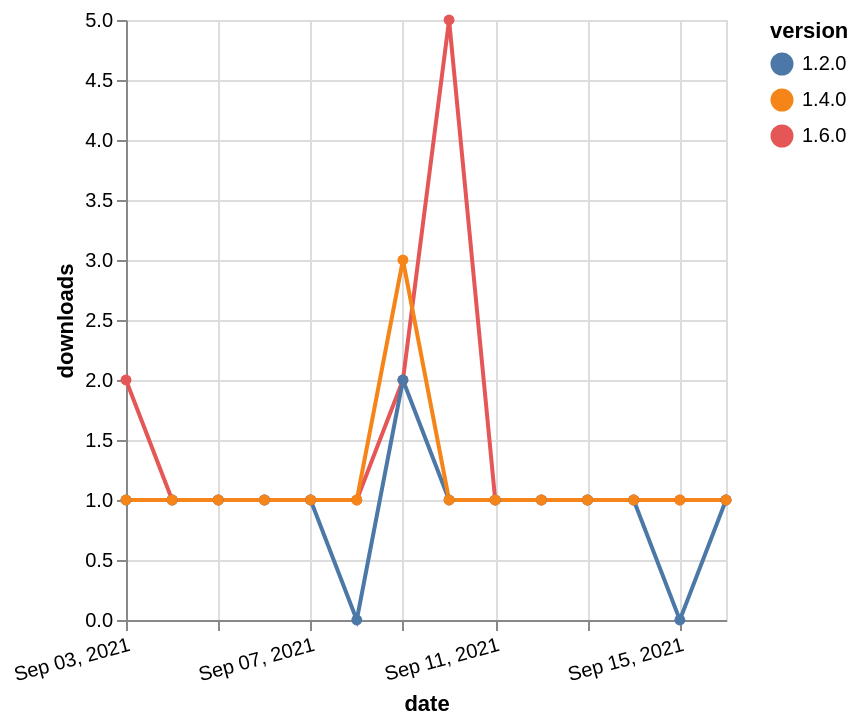

Vega-Lite specification stored for this chart:
### Vega-Lite specification from a JSON file in a GitHub repository (floating-point values rounded to 4 significant figures)
{"$schema": "https://vega.github.io/schema/vega-lite/v5.json", "description": "A simple bar chart with embedded data.", "data": {"values": [{"date": "2021-09-03", "total": 127, "delta": 2, "version": "1.6.0"}, {"date": "2021-09-04", "total": 128, "delta": 1, "version": "1.6.0"}, {"date": "2021-09-05", "total": 129, "delta": 1, "version": "1.6.0"}, {"date": "2021-09-06", "total": 130, "delta": 1, "version": "1.6.0"}, {"date": "2021-09-07", "total": 131, "delta": 1, "version": "1.6.0"}, {"date": "2021-09-08", "total": 132, "delta": 1, "version": "1.6.0"}, {"date": "2021-09-09", "total": 134, "delta": 2, "version": "1.6.0"}, {"date": "2021-09-10", "total": 139, "delta": 5, "version": "1.6.0"}, {"date": "2021-09-11", "total": 140, "delta": 1, "version": "1.6.0"}, {"date": "2021-09-12", "total": 141, "delta": 1, "version": "1.6.0"}, {"date": "2021-09-13", "total": 142, "delta": 1, "version": "1.6.0"}, {"date": "2021-09-14", "total": 143, "delta": 1, "version": "1.6.0"}, {"date": "2021-09-15", "total": 144, "delta": 1, "version": "1.6.0"}, {"date": "2021-09-16", "total": 145, "delta": 1, "version": "1.6.0"}, {"date": "2021-09-03", "total": 159, "delta": 1, "version": "1.2.0"}, {"date": "2021-09-04", "total": 160, "delta": 1, "version": "1.2.0"}, {"date": "2021-09-05", "total": 161, "delta": 1, "version": "1.2.0"}, {"date": "2021-09-06", "total": 162, "delta": 1, "version": "1.2.0"}, {"date": "2021-09-07", "total": 163, "delta": 1, "version": "1.2.0"}, {"date": "2021-09-08", "total": 163, "delta": 0, "version": "1.2.0"}, {"date": "2021-09-09", "total": 165, "delta": 2, "version": "1.2.0"}, {"date": "2021-09-10", "total": 166, "delta": 1, "version": "1.2.0"}, {"date": "2021-09-11", "total": 167, "delta": 1, "version": "1.2.0"}, {"date": "2021-09-12", "total": 168, "delta": 1, "version": "1.2.0"}, {"date": "2021-09-13", "total": 169, "delta": 1, "version": "1.2.0"}, {"date": "2021-09-14", "total": 170, "delta": 1, "version": "1.2.0"}, {"date": "2021-09-15", "total": 170, "delta": 0, "version": "1.2.0"}, {"date": "2021-09-16", "total": 171, "delta": 1, "version": "1.2.0"}, {"date": "2021-09-03", "total": 193, "delta": 1, "version": "1.4.0"}, {"date": "2021-09-04", "total": 194, "delta": 1, "version": "1.4.0"}, {"date": "2021-09-05", "total": 195, "delta": 1, "version": "1.4.0"}, {"date": "2021-09-06", "total": 196, "delta": 1, "version": "1.4.0"}, {"date": "2021-09-07", "total": 197, "delta": 1, "version": "1.4.0"}, {"date": "2021-09-08", "total": 198, "delta": 1, "version": "1.4.0"}, {"date": "2021-09-09", "total": 201, "delta": 3, "version": "1.4.0"}, {"date": "2021-09-10", "total": 202, "delta": 1, "version": "1.4.0"}, {"date": "2021-09-11", "total": 203, "delta": 1, "version": "1.4.0"}, {"date": "2021-09-12", "total": 204, "delta": 1, "version": "1.4.0"}, {"date": "2021-09-13", "total": 205, "delta": 1, "version": "1.4.0"}, {"date": "2021-09-14", "total": 206, "delta": 1, "version": "1.4.0"}, {"date": "2021-09-15", "total": 207, "delta": 1, "version": "1.4.0"}, {"date": "2021-09-16", "total": 208, "delta": 1, "version": "1.4.0"}]}, "width": "container", "mark": {"type": "line", "point": {"filled": true}}, "encoding": {"x": {"field": "date", "type": "temporal", "timeUnit": "yearmonthdate", "title": "date", "axis": {"labelAngle": -15}}, "y": {"field": "delta", "type": "quantitative", "title": "downloads"}, "color": {"field": "version", "type": "nominal"}, "tooltip": {"field": "delta"}}}
